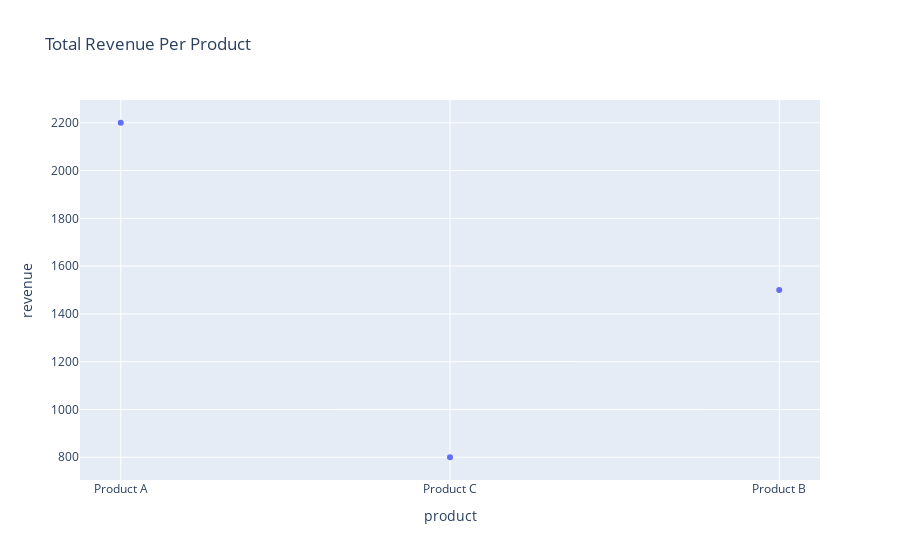

Source (notebook cell):
### Code cell
if aggregation and "revenue" in relevant_columns:
    df = conn.execute(
        f"SELECT product, {aggregation}(revenue) as revenue FROM sales GROUP BY product"
    ).fetchdf()
    if chart_type == "bar chart":
        fig = px.bar(
            df, x="product", y="revenue", title="Total Revenue Per Product"
        )
    elif chart_type == "line chart":
        fig = px.line(
            df, x="product", y="revenue", title="Total Revenue Per Product"
        )
    else:
        fig = px.scatter(
            df, x="product", y="revenue", title="Total Revenue Per Product"
        )
else:
    df = conn.execute(
        f"SELECT {', '.join(relevant_columns)} FROM sales"
    ).fetchdf()
    fig = px.line(df, x="date", y="revenue", title="Revenue Trends Over Time")

# Step 5: Generate visualization
fig.show()

### Figure 1 — Plotly figure (JSON) as saved in the notebook; plotly's stock layout.template omitted (floating-point values rounded to 4 significant figures)
{"data": [{"hovertemplate": "product=%{x}<br>revenue=%{y}<extra></extra>", "legendgroup": "", "marker": {"color": "#636efa", "symbol": "circle"}, "mode": "markers", "name": "", "orientation": "v", "showlegend": false, "type": "scatter", "x": ["Product A", "Product C", "Product B"], "xaxis": "x", "y": [2200.0, 800.0, 1500.0], "yaxis": "y"}], "layout": {"legend": {"tracegroupgap": 0}, "title": {"text": "Total Revenue Per Product"}, "xaxis": {"anchor": "y", "domain": [0, 1], "title": {"text": "product"}}, "yaxis": {"anchor": "x", "domain": [0, 1], "title": {"text": "revenue"}}}}
